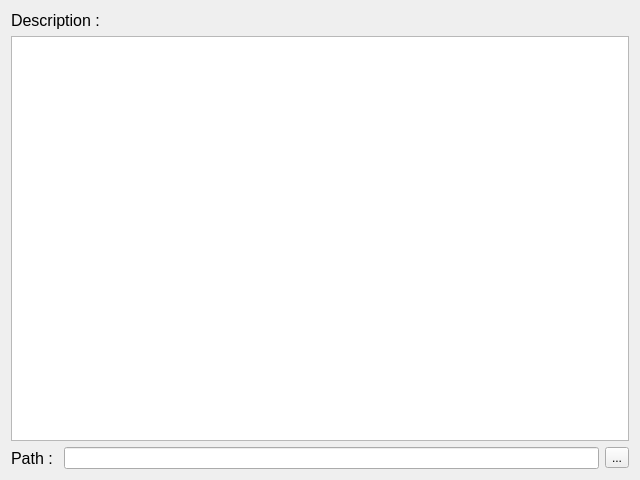
<?xml version="1.0" encoding="UTF-8"?>
<ui version="4.0">
 <class>AudioView</class>
 <widget class="QWidget" name="AudioView">
  <property name="geometry">
   <rect>
    <x>0</x>
    <y>0</y>
    <width>640</width>
    <height>480</height>
   </rect>
  </property>
  <property name="windowTitle">
   <string>Form</string>
  </property>
  <layout class="QVBoxLayout" name="verticalLayout">
   <item>
    <widget class="QLabel" name="label_2">
     <property name="font">
      <font>
       <pointsize>12</pointsize>
      </font>
     </property>
     <property name="text">
      <string>Description :</string>
     </property>
    </widget>
   </item>
   <item>
    <widget class="QTextEdit" name="descEdit"/>
   </item>
   <item>
    <layout class="QHBoxLayout" name="horizontalLayout">
     <item>
      <widget class="QLabel" name="label">
       <property name="font">
        <font>
         <pointsize>12</pointsize>
        </font>
       </property>
       <property name="text">
        <string>Path : </string>
       </property>
      </widget>
     </item>
     <item>
      <widget class="QLineEdit" name="pathEdit">
       <property name="readOnly">
        <bool>true</bool>
       </property>
      </widget>
     </item>
     <item>
      <widget class="QToolButton" name="searchAudio">
       <property name="text">
        <string>...</string>
       </property>
      </widget>
     </item>
    </layout>
   </item>
  </layout>
 </widget>
 <resources/>
 <connections/>
</ui>
